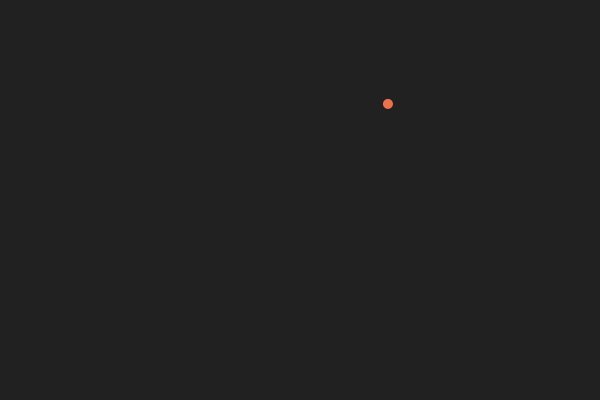
Frame 1 (no input)
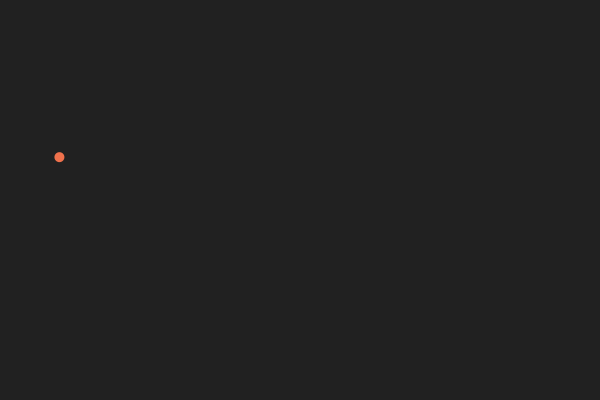
Frame 60 (the mouse pressed at the canvas centre just before this capture)
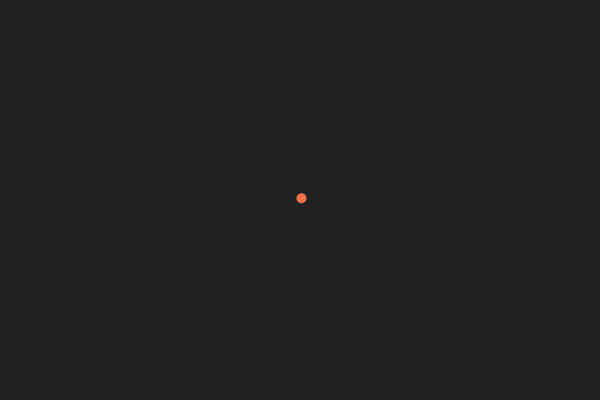
Frame 120 (the mouse held since frame 60 and released just before this capture)

The Processing sketch that drew these frames (run headless with seeded random() and noise(); from frame 60 on, the mouse is pressed at the canvas centre):

// Processing sketch: sketch_191004b
// ── sketch_191004b.pde
Ball ball1;

void setup(){
  size(600,400);
  smooth();
  
  ball1 = new Ball(10,5); 
}

void draw(){
  background(33,33,33,0.8);
  
  ball1.display();
  ball1.update();
  ball1.checkEdges();
  ball1.accelerate();
  
}

// ── ball.pde
class Ball {
  float radius;
  PVector location;
  PVector velocity;
  PVector acceleration;
  float topspeed;
  

  Ball(float r, float ts) {
    radius = r;
    location = new PVector(random(width), random(height));
    velocity = new PVector(2, 1);
//    acceleration = new PVector(0.02,0.01);
    topspeed = ts;
  }


  void display() {
    noStroke();
    fill(239, 113, 76);
    ellipse(location.x, location.y, radius, radius);
  }

  void update() {
    location.add(velocity);
  }

  void checkEdges() {
    if (location.x > width) {
      location.x = 0;
    } else if (location.x < 0) {
      location.x = width;
    }

    if (location.y > height) {
      location.y = 0;
    } else if (location.y < 0) {
      location.y = height;
    }
  }
 
  void accelerate(){
    PVector mouse = new PVector(mouseX, mouseY);
    PVector direction = PVector.sub(mouse, location);//static function
    
    float a;
    float b;
    a = direction.mag();//a values from (0-250);
    b = map(a,0,250,1,0);
    //println(b);
    
    direction.normalize();//unitise
    direction.mult(b);
    acceleration = direction;// get the value of acceleration (PVector)  
    println(direction.mag());//the closer the ball get closed to mouse, the bigger the acceleration is
        
        
    velocity.add(acceleration);
    velocity.limit(topspeed);
  }
}
